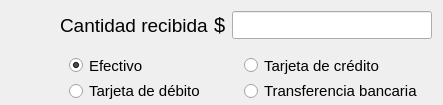
<?xml version="1.0" encoding="UTF-8"?>
<ui version="4.0">
 <class>WidgetPago</class>
 <widget class="QFrame" name="WidgetPago">
  <property name="geometry">
   <rect>
    <x>0</x>
    <y>0</y>
    <width>441</width>
    <height>105</height>
   </rect>
  </property>
  <property name="minimumSize">
   <size>
    <width>0</width>
    <height>105</height>
   </size>
  </property>
  <property name="maximumSize">
   <size>
    <width>16777215</width>
    <height>105</height>
   </size>
  </property>
  <layout class="QGridLayout" name="gridLayout">
   <property name="leftMargin">
    <number>60</number>
   </property>
   <property name="bottomMargin">
    <number>0</number>
   </property>
   <item row="1" column="0" colspan="3">
    <widget class="QFrame" name="frame_9">
     <property name="maximumSize">
      <size>
       <width>469</width>
       <height>62</height>
      </size>
     </property>
     <property name="font">
      <font>
       <family>Segoe UI</family>
      </font>
     </property>
     <layout class="QGridLayout" name="gridLayout_2">
      <property name="topMargin">
       <number>12</number>
      </property>
      <property name="horizontalSpacing">
       <number>20</number>
      </property>
      <item row="0" column="0">
       <widget class="QRadioButton" name="radioButton">
        <property name="font">
         <font>
          <family>Segoe UI</family>
          <pointsize>11</pointsize>
         </font>
        </property>
        <property name="text">
         <string>Efectivo</string>
        </property>
        <property name="checked">
         <bool>true</bool>
        </property>
        <attribute name="buttonGroup">
         <string notr="true">buttonGroup</string>
        </attribute>
       </widget>
      </item>
      <item row="0" column="1">
       <widget class="QRadioButton" name="radioButton_2">
        <property name="font">
         <font>
          <family>Segoe UI</family>
          <pointsize>11</pointsize>
         </font>
        </property>
        <property name="text">
         <string>Tarjeta de crédito</string>
        </property>
        <attribute name="buttonGroup">
         <string notr="true">buttonGroup</string>
        </attribute>
       </widget>
      </item>
      <item row="1" column="0">
       <widget class="QRadioButton" name="radioButton_4">
        <property name="minimumSize">
         <size>
          <width>0</width>
          <height>22</height>
         </size>
        </property>
        <property name="font">
         <font>
          <family>Segoe UI</family>
          <pointsize>11</pointsize>
         </font>
        </property>
        <property name="text">
         <string>Tarjeta de débito</string>
        </property>
        <attribute name="buttonGroup">
         <string notr="true">buttonGroup</string>
        </attribute>
       </widget>
      </item>
      <item row="1" column="1">
       <widget class="QRadioButton" name="radioButton_3">
        <property name="minimumSize">
         <size>
          <width>0</width>
          <height>22</height>
         </size>
        </property>
        <property name="font">
         <font>
          <family>Segoe UI</family>
          <pointsize>11</pointsize>
         </font>
        </property>
        <property name="text">
         <string>Transferencia bancaria</string>
        </property>
        <attribute name="buttonGroup">
         <string notr="true">buttonGroup</string>
        </attribute>
       </widget>
      </item>
     </layout>
    </widget>
   </item>
   <item row="0" column="2">
    <widget class="NumberEdit" name="txtPago">
     <property name="minimumSize">
      <size>
       <width>200</width>
       <height>28</height>
      </size>
     </property>
     <property name="maximumSize">
      <size>
       <width>16777215</width>
       <height>28</height>
      </size>
     </property>
     <property name="styleSheet">
      <string notr="true">color: rgb(0, 170, 255)</string>
     </property>
    </widget>
   </item>
   <item row="0" column="0">
    <widget class="QLabel" name="label_13">
     <property name="font">
      <font>
       <pointsize>14</pointsize>
      </font>
     </property>
     <property name="text">
      <string>Cantidad recibida</string>
     </property>
    </widget>
   </item>
   <item row="0" column="1">
    <widget class="QLabel" name="label_19">
     <property name="minimumSize">
      <size>
       <width>0</width>
       <height>28</height>
      </size>
     </property>
     <property name="font">
      <font>
       <pointsize>15</pointsize>
      </font>
     </property>
     <property name="text">
      <string>$</string>
     </property>
    </widget>
   </item>
  </layout>
 </widget>
 <customwidgets>
  <customwidget>
   <class>NumberEdit</class>
   <extends>QLineEdit</extends>
   <header>utils.mywidgets.h</header>
  </customwidget>
 </customwidgets>
 <resources/>
 <connections/>
 <buttongroups>
  <buttongroup name="buttonGroup"/>
 </buttongroups>
</ui>
